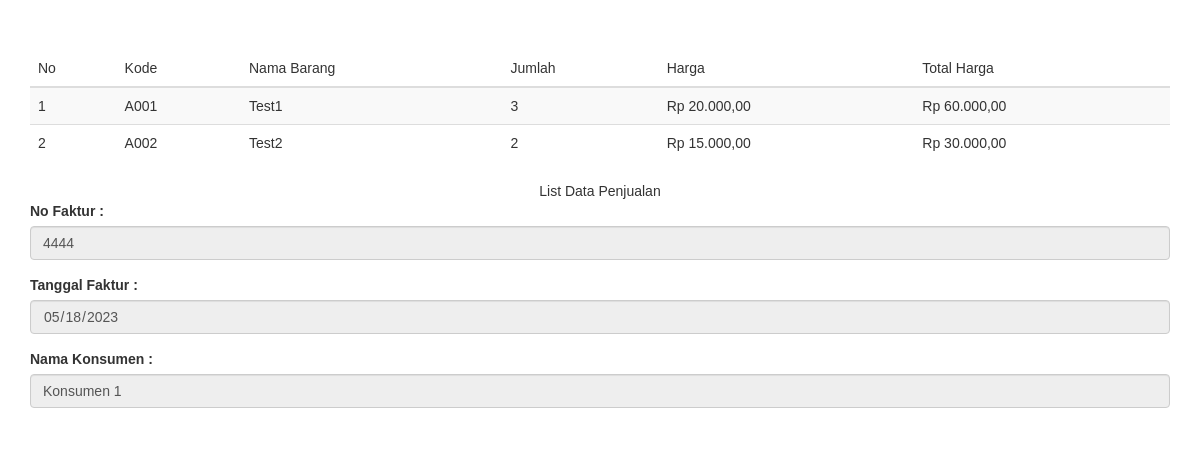
The page /penjualan/listDetail.php?id=2 on the database its author committed.
### tables this page shows
CREATE TABLE `tr_penjualan_detail` (
  `id` int(5) NOT NULL,
  `id_penjualan` int(5) NOT NULL,
  `id_barang` int(5) NOT NULL,
  `jumlah` int(5) NOT NULL,
  `harga_satuan` int(15) NOT NULL,
  `total_harga` int(15) NOT NULL,
  `session_id` varchar(50) NOT NULL
);

CREATE TABLE `m_barang` (
  `id` int(5) NOT NULL,
  `kd_barang` varchar(5) NOT NULL,
  `nm_barang` varchar(25) NOT NULL,
  `id_satuan` int(2) NOT NULL,
  `id_kategori` int(2) NOT NULL,
  `harga_beli` int(15) NOT NULL,
  `harga_jual` int(15) NOT NULL
);

CREATE TABLE `tr_penjualan` (
  `id` int(5) NOT NULL,
  `no_faktur` varchar(15) NOT NULL,
  `tgl_faktur` date NOT NULL,
  `nm_konsumen` varchar(50) NOT NULL
);

### rupiah.php (called while the page is built)
<?php
function rupiah ($angka) {
    $hasil = 'Rp ' . number_format($angka, 2, ",", ".");
    return $hasil;
}

### penjualan/listDetail.php (the view, shortened to what this page needs)
<!DOCTYPE html>
<html lang="en">
<head>
    <link rel="stylesheet" href="../css/bootstrap.css">
    <link rel="stylesheet" type="text/css" href="../assets/js/jquery-ui/jquery-ui.css">
</head>
<body>
    <div class="container">
        <div class="card">
        <table class="table table-striped">
	<thead>
		<tr>
			<th>No</th>
			<th>Kode</th>
			<th>Nama Barang</th>
			<th>Jumlah</th>
			<th>Harga</th>
			<th>Total Harga</th>
		</tr>
</thead>
<tbody>
		<?php
		include '../koneksi.php';
		include '../rupiah.php';
		$no = 1;
		$data = mysqli_query($koneksi,"select tr_penjualan_detail.*, m_barang.kd_barang,
        m_barang.nm_barang,m_barang.id_satuan,m_barang.id_kategori,
        m_satuan.satuan, m_kategori.kategori from tr_penjualan_detail
			left join m_barang ON tr_penjualan_detail.id_barang=m_barang.id
			left join m_satuan ON m_barang.id_satuan=m_satuan.id
			left join m_kategori ON m_barang.id_kategori=m_kategori.id
            WHERE tr_penjualan_detail.id_penjualan='$_GET[id]'");
		while($d = mysqli_fetch_array($data)){
			?>
			<tr>
				<td><?php echo $no++; ?></td>
				<td><?php echo $d['kd_barang']; ?></td>
				<td><?php echo $d['nm_barang']; ?></td>
				<td><?php echo $d['jumlah']; ?></td>
				<td><?php echo rupiah($d['harga_satuan']); ?></td>
				<td><?php echo rupiah($d['total_harga']); ?></td>
                </tr>
                <?php
            }
            ?>
            </tbody>
        </table>
        <div class="card-header text-center font-weight-bold">
                List Data Penjualan
            </div>
            <?php
            $id = $_GET['id'];
            $data = mysqli_query($koneksi,"select * from tr_penjualan where id='$id'");
            $d = mysqli_fetch_array($data);
            ?>
            <div class="card-body">
                    <div class="form-group">
                        <label for="kd_barang">No Faktur :</label>
                        <input type="text" name="no_faktur" value="<?php echo $d['no_faktur'];?>" readonly class="form-control" id="no_faktur" placeholder="No Faktur" required>
                    </div>
					<div class="form-group">
                        <label for="kd_barang">Tanggal Faktur :</label>
                        <input type="date" name="tgl_faktur" value="<?php echo $d['tgl_faktur'];?>" readonly  class="form-control" id="tgl_faktur" placeholder="Tgl Faktur" required>
                    </div>
                    <div class="form-group">
                        <label for="kd_barang">Nama Konsumen :</label>
                        <input type="text" name="nm_konsumen" value="<?php echo $d['nm_konsumen'];?>" readonly  class="form-control" id="nm_konsumen" placeholder="Nama Konsumen" required>
                    </div>
                    <br>
            </div>
        </div>
    </div>
</body>
</html>

### penjualan/listDetail.php (style rules this page uses)
* { margin: 0; padding: 0; font-family: 'Arial'; font-weight: 500; }
.container { margin-top: 50px; }

### rows shown on the page
tr_penjualan_detail: id_barang.kd_barang "A001", id_barang.nm_barang "Test1", jumlah "3", harga_satuan "Rp 20.000,00", total_harga "Rp 60.000,00"
tr_penjualan_detail: id_barang.kd_barang "A002", id_barang.nm_barang "Test2", jumlah "2", harga_satuan "Rp 15.000,00", total_harga "Rp 30.000,00"
tr_penjualan: no_faktur "4444", tgl_faktur "05/18/2023", nm_konsumen "Konsumen 1"
